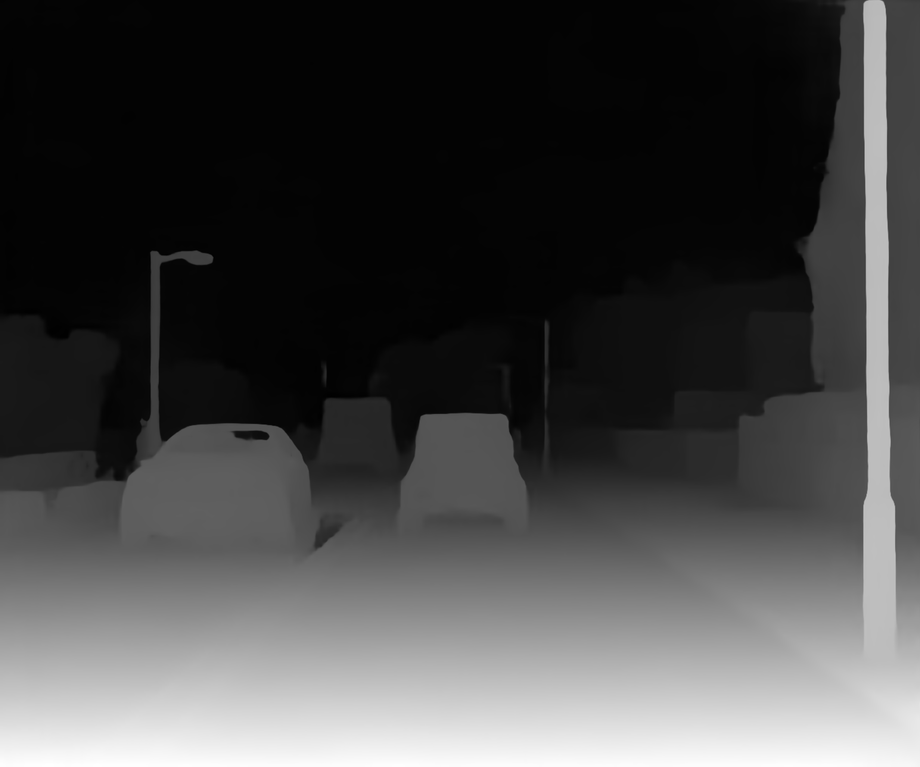
#> input picture images/carla_highres/disp_image_from_carla_simulator_high_res.png, 920 x 767 px, shrunk from 2464 x 2056 before the run
$ python v_disparity_interactive.py   (older library calls are emulated)
#> lines starting #> are read from the running program, lines starting #| are printed output that depends on the picture; after the words box and inside, x2 and y2 are one past the last pixel; in counts of white or black regions, pixels touching at a corner belong together
### scripts/disparity_utils.py
"""
V_disparity
=====
Disparity Utils functions

Provides
  1. Compute V_disparity
  2. Compute U_disparity
  3. Draw objects
  4. Create test Disparity
  5. Hough_line algorithm
  6. Evaluate disparity

Implementation
----------------------------
The implementation is simply the histogram of each raw in the disparity map
Example code:

  >>> v_disp= compute_v_disparity(img, max_disp)

"""

import cv2
import numpy as np
import time
import sys
import math

def compute_v_disparity(img, max_disp=255):

    """
    V_disparity
    ----
    It outputs the v_disparity of the input image.
    The algorithm calculates the histogram of each line

    Parameters
    ----------
    img:  input image

    Returns
    -------
    v_disparity
    """


    v_disp = np.zeros((img.shape[0], max_disp), np.float)
    for i in range(img.shape[0]):
        v_disp[i, ...] = cv2.calcHist(images=[img[i, ...]], channels=[0], mask=None, histSize=[max_disp],
                                        ranges=[0, max_disp]).flatten() / float(img.shape[0])

    # v_disp = cv2.convertScaleAbs(v_disp,alpha=255)
    v_disp = np.array(v_disp * 255, np.uint8)
    v_disp = cv2.applyColorMap(v_disp, cv2.COLORMAP_JET)
    v_disp[v_disp < 5] = 0

    return v_disp


def compute_u_disparity(img, max_disp=255):
    """
    Compute U disparity
    --

    Parameters
    ----------
    img: input image

    max_disp:

    Returns
    -------
    u_disp:
    """
    u_disp = np.zeros((max_disp, img.shape[1] ), np.float)
    for i in range(img.shape[1]):
        u_disp[..., i] = cv2.calcHist(images=[img[..., i]], channels=[0], mask=None, histSize=[max_disp],
                                            ranges=[0, max_disp]).flatten() / float(img.shape[1])

    u_disp = cv2.convertScaleAbs(u_disp, alpha = 255)
    # u_disp = np.array(u_disp * 255, np.uint8)
    u_disp = cv2.applyColorMap(u_disp, cv2.COLORMAP_JET)
    u_disp[ u_disp < 5] = 0

    return u_disp


# [47 lines left out: functions draw_object, create_test_disparity, not called in this run]


def hough_lines(img, probabilistic=True):
    """
    Find hough lines in the image.

    Parameters
    ----------
    img: input image
    probabilistic=True: if True, use the Probabilistic method. Use the standard method otherwise

    Returns
    -------
    cdst: output an images with the lines.
    lines: list of lines found with the hough algorithm

    """
    dst = cv2.Canny(img, 50, 200)
    cdst = cv2.cvtColor(dst, cv2.COLOR_GRAY2BGR)

    if probabilistic: # HoughLinesP
        lines = cv2.HoughLinesP(dst, 1, math.pi/180.0, 40, np.array([]), 50, 10)
        a, b, _c = lines.shape
        for i in range(a):
            cv2.line(cdst, (lines[i][0][0], lines[i][0][1]), (lines[i][0][2], lines[i][0][3]), (0, 0, 255), 3, cv2.LINE_AA)

    else:    # HoughLines
        lines = cv2.HoughLines(dst, 1, math.pi/180.0, 50, np.array([]), 0, 0)
        if lines is not None:
            a, b, _c = lines.shape
            for i in range(a):
                rho = lines[i][0][0]
                theta = lines[i][0][1]
                a = math.cos(theta)
                b = math.sin(theta)
                x0, y0 = a*rho, b*rho
                pt1 = ( int(x0+1000*(-b)), int(y0+1000*(a)) )
                pt2 = ( int(x0-1000*(-b)), int(y0-1000*(a)) )
                cv2.line(cdst, pt1, pt2, (0, 0, 255), 3, cv2.LINE_AA)
    return cdst, lines


# [36 lines left out: functions eval_disparity, treshold_u_disp, not called in this run]


### scripts/v_disparity_interactive.py

#%%
import disparity_utils as du
import cv2
import numpy as np
from logging import FileHandler
from vlogging import VisualRecord
import logging

#%%
image=cv2.imread('../images/carla_highres/disp_image_from_carla_simulator_high_res.png',0)
#> image is the input picture: shape (767, 920); min 0, max 255, mean 70

v_disp=du.compute_v_disparity(image)
#> in compute_v_disparity, `v_disp[v_disp < 5] = 0`: v_disp: shape (767, 255, 3); mean B, G, R 130, 1, 0.5
u_disp=du.compute_u_disparity(image)
#> in compute_u_disparity, `u_disp[ u_disp < 5] = 0`: u_disp: shape (255, 920, 3); mean B, G, R 130.8, 0.5, 0

v_disp_mono=cv2.cvtColor(du.compute_v_disparity(image), cv2.COLOR_RGB2GRAY)
u_disp_mono=cv2.cvtColor(du.compute_u_disparity(image), cv2.COLOR_BGR2GRAY)

hough_v_disp, v_lines = du.hough_lines(v_disp_mono)
#> in hough_lines, `dst = cv2.Canny(img, 50, 200)`:
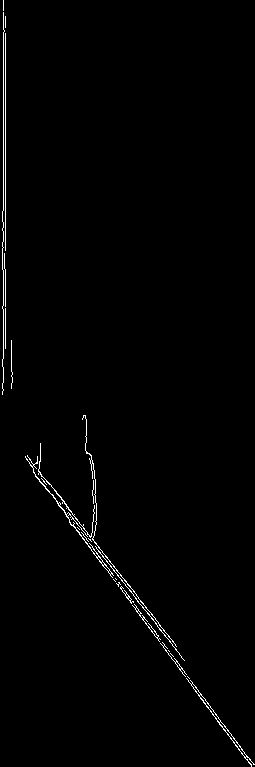
#> dst: shape (767, 255); 1.1% white in thin lines or dots
#> in hough_lines, `cdst = cv2.cvtColor(dst, cv2.COLOR_GRAY2BGR)`: cdst: shape (767, 255, 3); 1.1% white in thin lines or dots
#> in hough_lines, `lines = cv2.HoughLinesP(dst, 1, math.pi/180.0, 40, np.array([]), 50, 10)`: lines = 14 rows, first 6: [5, 250, 5, 16], [3, 390, 3, 270], [157, 637, 251, 766], [27, 455, 176, 646], [130, 600, 216, 714], [66, 516, 152, 631]
#> after the loop in hough_lines, `for i in range(a):`:
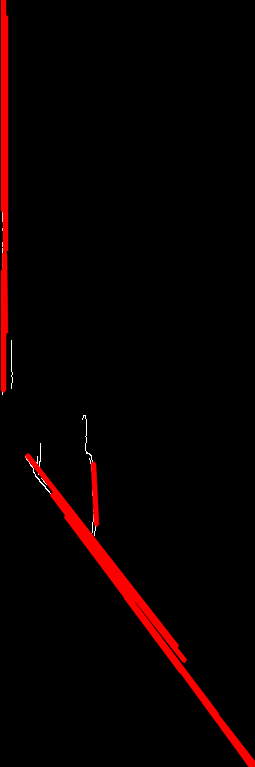
#> cdst: shape (767, 255, 3); mean B, G, R 0.3, 0.3, 9.4
#> v_lines has the same summary as lines in hough_lines
hough_u_disp, u_lines = du.hough_lines(u_disp_mono)
#> call 2 of hough_lines, with probabilistic = True
#> in hough_lines (call 2), `dst = cv2.Canny(img, 50, 200)`: dst: shape (255, 920); 0.68% white in thin lines or dots, all inside (x1, y1, x2, y2) = (0, 2, 920, 191)
#> in hough_lines (call 2), `lines = cv2.HoughLinesP(dst, 1, math.pi/180.0, 40, np.array([]), 50, 10)`: lines = [[276, 4, 547, 4], [0, 2, 234, 2], [661, 5, 754, 5], [664, 3, 754, 3], [176, 4, 275, 3], [452, 2, 508, 2], [55, 4, 111, 4], [606, 3, 662, 2], [521, 2, 577, 3], [369, 2, 425, 2]]
#> after the loop in hough_lines (call 2), `for i in range(a):`:
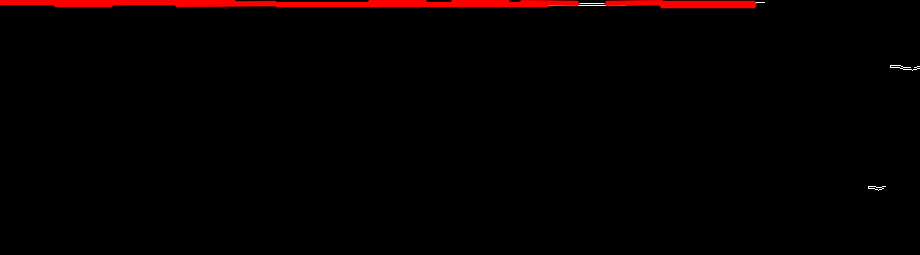
#> cdst: shape (255, 920, 3); mean B, G, R 0.2, 0.2, 5.1
#> u_lines has the same summary as lines in hough_lines


v_disp_with_hough = np.hstack((hough_v_disp, v_disp))
u_disp_with_hough = np.vstack((hough_u_disp,u_disp))

# %%

def treshold_u_disp(u_disparity, a, b, debug = False):

    for column_idx in range (0,u_disparity.shape[1]):
        tresh=int(a*abs(u_disparity.shape[1]/2-column_idx)/(u_disparity.shape[1]/2)+b)
        for row_idx in range (tresh, u_disparity.shape[0]):
            u_disparity[row_idx,column_idx,:]=[255,255,0]
        # For debug purposes, you can visualize the treshold
        if debug:
            u_disparity[tresh, column_idx,:]=[0,0,0]

    return u_disparity


# %%
u_disp_tresholded=treshold_u_disp(u_disp, 65, 80, True)
#> after the loop in treshold_u_disp, `for column_idx in range (0,u_disparity.shape[1]):`:
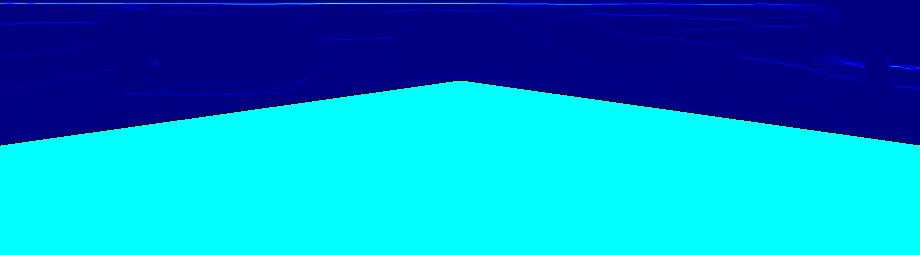
#> u_disparity: shape (255, 920, 3); mean B, G, R 200.1, 142.4, 0

# %%
image=cv2.imread('../images/carla_highres/disp_image_from_carla_simulator_high_res.png',0)

for i in range (0,image.shape[0]):
    for j in range (0,image.shape[1]):
        if image[i,j]< int(65*abs(image.shape[1]/2-j)/(image.shape[1]/2)+80):
            image[i,j]=0
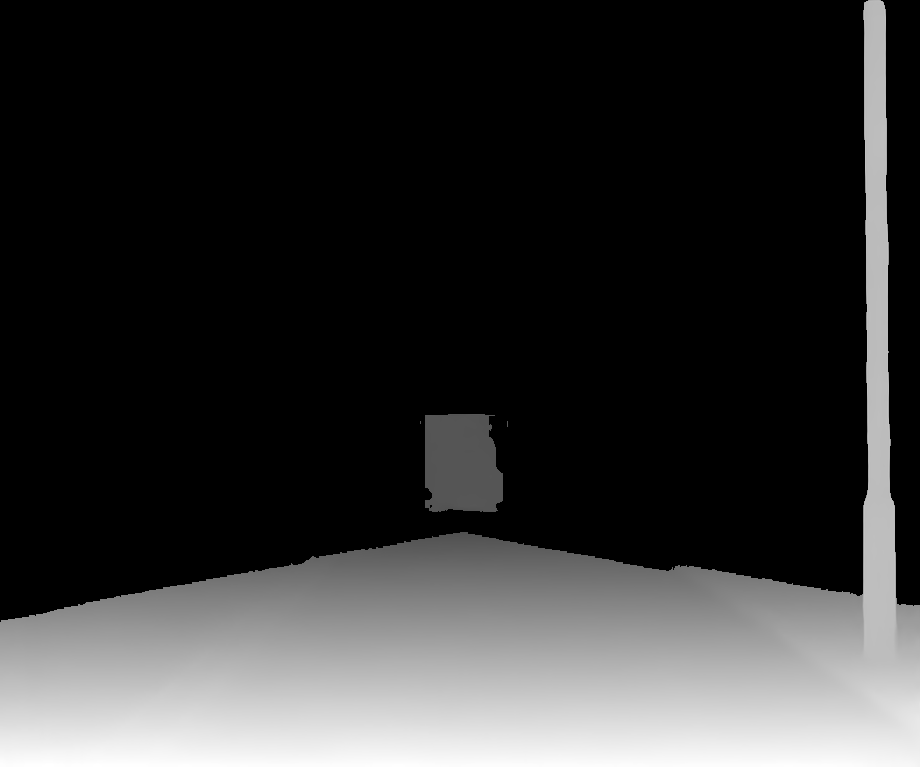
#> image: shape (767, 920); min 0, max 255, mean 50.6


# mask=image[i,j]<treshold
# image[mask]=0


# %%
v_disp=du.compute_v_disparity(image)
#> call 3 of compute_v_disparity, with max_disp = 255
#> in compute_v_disparity (call 3), `v_disp = cv2.applyColorMap(v_disp, cv2.COLORMAP_JET)`:
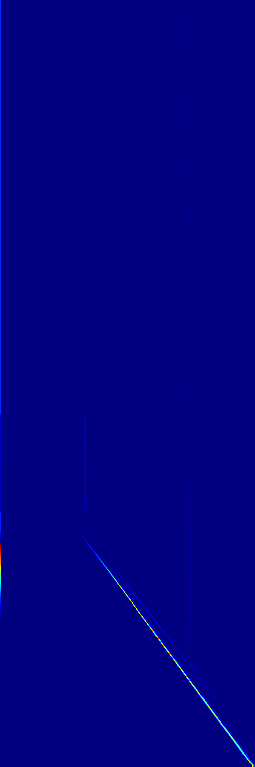
#> v_disp: shape (767, 255, 3); mean B, G, R 128.8, 0.5, 0.2
#> in compute_v_disparity (call 3), `v_disp[v_disp < 5] = 0`: v_disp: shape (767, 255, 3); 0.01% of pixels changed, all inside (x1, y1, x2, y2) = (0, 551, 254, 764)
# v_disp_clean=cv2.cvtColor( v_disp, cv2.COLOR_BGR2GRAY)
v_disp_clean_hough, lines =du.hough_lines(v_disp)
#> call 3 of hough_lines, with probabilistic = True
#> in hough_lines (call 3), `dst = cv2.Canny(img, 50, 200)`: dst: shape (767, 255); 1% white in thin lines or dots
#> in hough_lines (call 3), `cdst = cv2.cvtColor(dst, cv2.COLOR_GRAY2BGR)`: cdst: shape (767, 255, 3); 1% white in thin lines or dots
#> in hough_lines (call 3), `lines = cv2.HoughLinesP(dst, 1, math.pi/180.0, 40, np.array([]), 50, 10)`: lines = 14 rows, first 6: [0, 619, 0, 0], [189, 625, 189, 519], [178, 664, 253, 764], [107, 570, 224, 730], [116, 569, 219, 701], [116, 573, 216, 701]
#> after the loop in hough_lines (call 3), `for i in range(a):`:
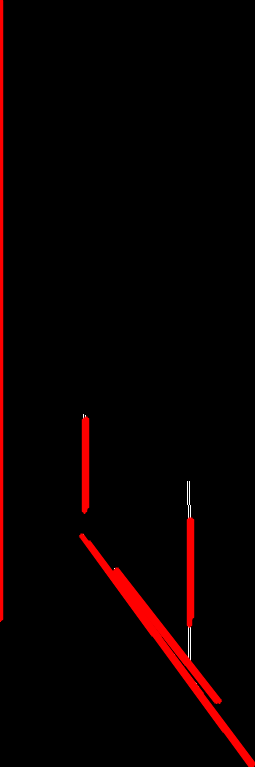
#> cdst: shape (767, 255, 3); mean B, G, R 0.2, 0.2, 9.2
# [10 lines of commented-out code are left out]

while True:

    cv2.imshow('img', image)
    cv2.imshow('v_disp_cleaned', v_disp_clean_hough)
    cv2.imshow('u_disp', u_disp_tresholded)

    if chr(cv2.waitKey(0)&255) == 'q':
#> (key Esc is pressed here)
        break

cv2.destroyAllWindows()


# %%
